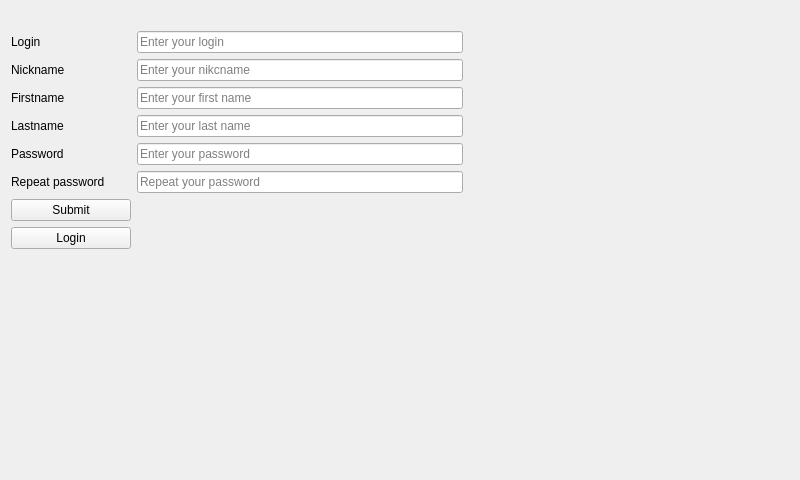
<?xml version="1.0" encoding="UTF-8"?>
<ui version="4.0">
 <class>SignupPage</class>
 <widget class="QWidget" name="SignupPage">
  <property name="geometry">
   <rect>
    <x>0</x>
    <y>0</y>
    <width>800</width>
    <height>480</height>
   </rect>
  </property>
  <property name="windowTitle">
   <string>Form</string>
  </property>
  <layout class="QVBoxLayout" name="verticalLayout">
   <item>
    <widget class="QLabel" name="errorLabel">
     <property name="styleSheet">
      <string notr="true">color: red;</string>
     </property>
     <property name="text">
      <string/>
     </property>
    </widget>
   </item>
   <item>
    <layout class="QGridLayout" name="gridLayout">
     <item row="5" column="1">
      <widget class="QLineEdit" name="repeatedPasswordLineEdit">
       <property name="echoMode">
        <enum>QLineEdit::Password</enum>
       </property>
       <property name="placeholderText">
        <string>Repeat your password</string>
       </property>
      </widget>
     </item>
     <item row="0" column="0">
      <widget class="QLabel" name="label">
       <property name="text">
        <string>Login</string>
       </property>
      </widget>
     </item>
     <item row="4" column="1">
      <widget class="QLineEdit" name="passwordLineEdit">
       <property name="echoMode">
        <enum>QLineEdit::Password</enum>
       </property>
       <property name="placeholderText">
        <string>Enter your password</string>
       </property>
      </widget>
     </item>
     <item row="2" column="1">
      <widget class="QLineEdit" name="firstnameLineEdit">
       <property name="placeholderText">
        <string>Enter your first name</string>
       </property>
      </widget>
     </item>
     <item row="2" column="0">
      <widget class="QLabel" name="label_2">
       <property name="text">
        <string>Firstname</string>
       </property>
      </widget>
     </item>
     <item row="4" column="0">
      <widget class="QLabel" name="label_5">
       <property name="text">
        <string>Password</string>
       </property>
      </widget>
     </item>
     <item row="7" column="0">
      <widget class="QPushButton" name="loginButton">
       <property name="text">
        <string>Login</string>
       </property>
      </widget>
     </item>
     <item row="1" column="1">
      <widget class="QLineEdit" name="nicknameLineEdit">
       <property name="placeholderText">
        <string>Enter your nikcname</string>
       </property>
      </widget>
     </item>
     <item row="5" column="0">
      <widget class="QLabel" name="label_3">
       <property name="text">
        <string>Repeat password</string>
       </property>
      </widget>
     </item>
     <item row="3" column="1">
      <widget class="QLineEdit" name="lastnameLineEdit">
       <property name="echoMode">
        <enum>QLineEdit::Password</enum>
       </property>
       <property name="placeholderText">
        <string>Enter your last name</string>
       </property>
      </widget>
     </item>
     <item row="0" column="1">
      <widget class="QLineEdit" name="loginLineEdit">
       <property name="placeholderText">
        <string>Enter your login</string>
       </property>
      </widget>
     </item>
     <item row="3" column="0">
      <widget class="QLabel" name="label_4">
       <property name="text">
        <string>Lastname</string>
       </property>
      </widget>
     </item>
     <item row="6" column="0">
      <widget class="QPushButton" name="submitButton">
       <property name="minimumSize">
        <size>
         <width>120</width>
         <height>0</height>
        </size>
       </property>
       <property name="text">
        <string>Submit</string>
       </property>
      </widget>
     </item>
     <item row="1" column="0">
      <widget class="QLabel" name="label_6">
       <property name="text">
        <string>Nickname</string>
       </property>
      </widget>
     </item>
     <item row="3" column="2">
      <spacer name="horizontalSpacer">
       <property name="orientation">
        <enum>Qt::Horizontal</enum>
       </property>
       <property name="sizeHint" stdset="0">
        <size>
         <width>40</width>
         <height>20</height>
        </size>
       </property>
      </spacer>
     </item>
    </layout>
   </item>
   <item>
    <spacer name="verticalSpacer">
     <property name="orientation">
      <enum>Qt::Vertical</enum>
     </property>
     <property name="sizeHint" stdset="0">
      <size>
       <width>20</width>
       <height>40</height>
      </size>
     </property>
    </spacer>
   </item>
  </layout>
 </widget>
 <resources/>
 <connections/>
</ui>
